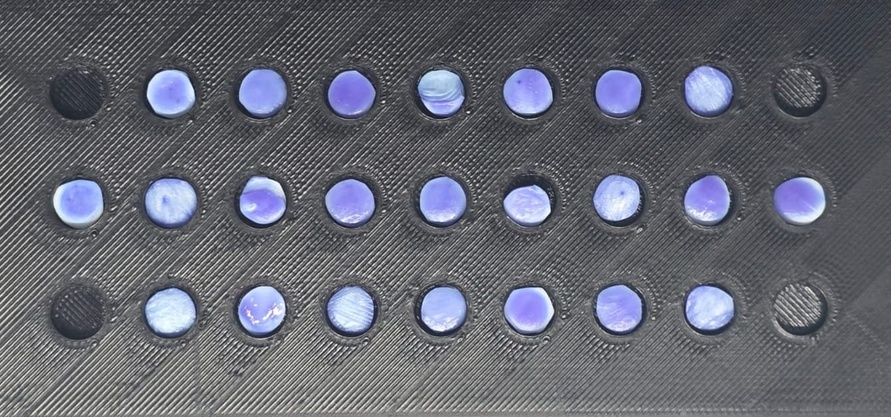
#> input picture 25th_min.jpeg, 891 x 417 px, shrunk from 1337 x 626 before the run, found by its file name
$ python baseline_color.py
#> lines starting #> are read from the running program, lines starting #| are printed output that depends on the picture; after the words box and inside, x2 and y2 are one past the last pixel; in counts of white or black regions, pixels touching at a corner belong together
import cv2
import numpy as np
import pandas as pd
import matplotlib
matplotlib.use('Agg')
import matplotlib.pyplot as plt
from scipy.signal import find_peaks
import os

BASE_DIR = os.path.dirname(os.path.dirname(os.path.abspath(__file__)))
SAMPLES_DIR = os.path.join(BASE_DIR, 'samples')
RESULTS_DIR = os.path.join(BASE_DIR, 'results', 'temporal')

def extract_and_plot_colors(image_path, output_plot_path):
#> called with image_path = 'samples/25th_min.jpeg'
    image = cv2.imread(image_path)
#> image is the input picture: shape (417, 891, 3); mean B, G, R 111.9, 101.7, 99.6
    if image is None: return

    image_rgb = cv2.cvtColor(image, cv2.COLOR_BGR2RGB)
    image_lab = cv2.cvtColor(image, cv2.COLOR_BGR2LAB)
#> image_lab: shape (417, 891, 3); mean of channels 0, 1, 2 108.9, 129.6, 122.3
    image_hsv = cv2.cvtColor(image, cv2.COLOR_BGR2HSV)
#> image_hsv: shape (417, 891, 3); mean H, S, V 104.4, 24.3, 112.1

    gray = cv2.cvtColor(image, cv2.COLOR_BGR2GRAY)
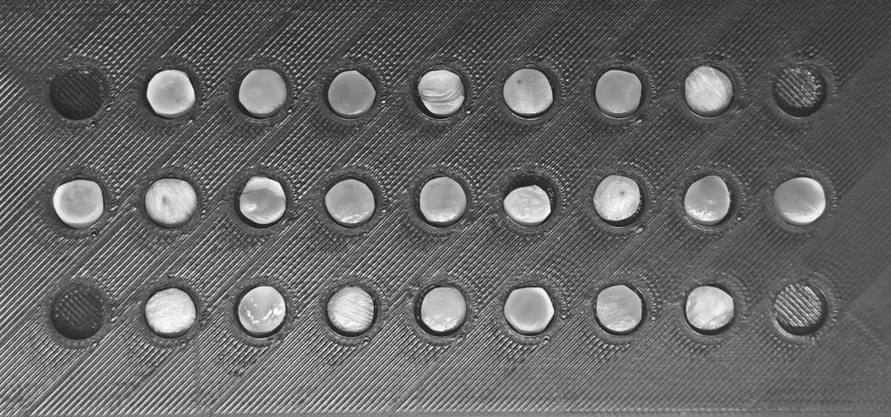
#> gray: shape (417, 891); min 17, max 255, mean 102.2
    _, thresh = cv2.threshold(gray, 0, 255, cv2.THRESH_BINARY + cv2.THRESH_OTSU)
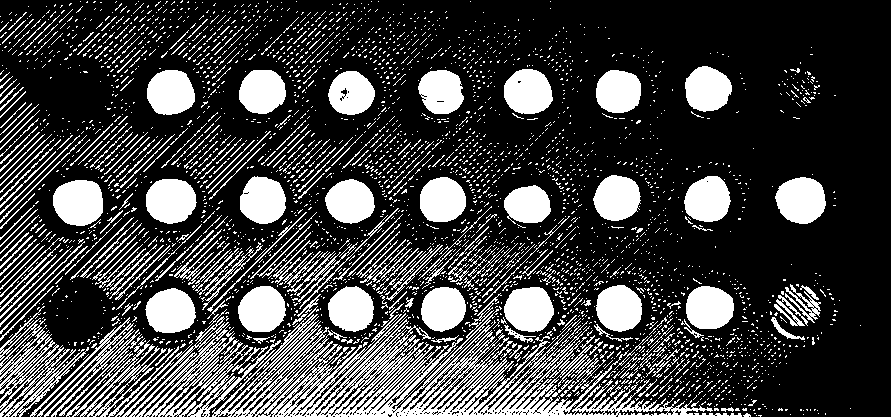
#> thresh: shape (417, 891); 25.4% white; 3242 white regions (2946 under 20 px), largest, box (x1, y1, x2, y2) and area: (212, 293, 742, 417) 16934, (122, 309, 253, 417) 2561, (53, 180, 103, 226) 1877
    kernel = np.ones((5,5),np.uint8)
    thresh = cv2.morphologyEx(thresh, cv2.MORPH_OPEN, kernel)
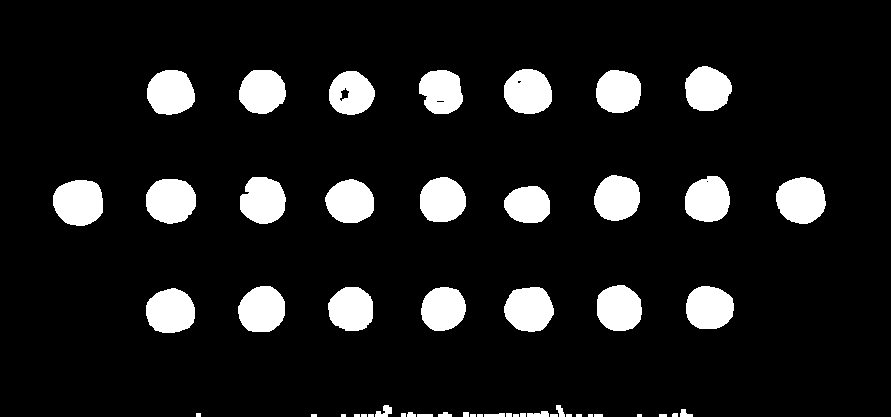
#> thresh: shape (417, 891); 10.6% white; 52 white regions (12 under 20 px), largest, box (x1, y1, x2, y2) and area: (53, 180, 103, 226) 1877, (776, 177, 826, 224) 1838, (146, 179, 196, 224) 1815

    row_sums = np.sum(thresh, axis=1)
#> row_sums = 417 values, max 109140 at index 201, min 0 at index 0, mean 24103.3
    col_sums = np.sum(thresh, axis=0)
#> col_sums = 891 values, max 35190 at index 444, min 0 at index 0, mean 11280.7

    row_sums = np.convolve(row_sums, np.ones(20)/20, mode='same')
#> row_sums = 417 values, max 105353.2 at index 202, min 0 at index 0, mean 23864.7
    col_sums = np.convolve(col_sums, np.ones(20)/20, mode='same')
#> col_sums = 891 values, max 34195.5 at index 262, min 0 at index 0, mean 11280.7

    y_peaks, y_props = find_peaks(row_sums, distance=50, prominence=row_sums.max()*0.2)
#> y_peaks = [92, 202, 310]; y_props = {'prominences': [78348.8, 105353.2, 81294], 'left_bases': [56, 165, 275], 'right_bases': [125, 236, 343]}
    x_peaks, x_props = find_peaks(col_sums, distance=50, prominence=col_sums.max()*0.2)
#> x_peaks = [80, 170, 262, 352, 442, 530, 618, 708, 802]; x_props = {'prominences': [11449.5, 33354, 34195.5, 31836.8, 33634.5, 31849.5, 32882.2, 32869.5, 11564.2], 'left_bases': [43, 136, 228, 301, 301, 479, 582, 652, 766], 'right_bases': [113, 211, 296, 402, 744, 578, 744, 744, 836]}

    radius = 32

    if len(y_peaks) >= 3 and len(x_peaks) >= 9:
        if len(y_peaks) > 3:
            idx = np.argsort(y_props['prominences'])[-3:]
            y_peaks = np.sort(y_peaks[idx])
        if len(x_peaks) > 9:
            idx = np.argsort(x_props['prominences'])[-9:]
            x_peaks = np.sort(x_peaks[idx])

        data = []
        out_img = image.copy()

        for r_idx, y in enumerate(y_peaks):
            for c_idx, x in enumerate(x_peaks):
                if 0 < c_idx < 8:
                    mask = np.zeros(gray.shape, dtype=np.uint8)
                    cv2.circle(mask, (x, y), radius, 255, -1)

                    rgb_pixels = image_rgb[mask == 255]
                    lab_pixels = image_lab[mask == 255]
                    hsv_pixels = image_hsv[mask == 255]

                    cv2.circle(out_img, (x, y), radius, (0, 255, 0), 4)

                    if len(rgb_pixels) > 0:
                        data.append({
                            'Row': r_idx,
                            'Column': c_idx,
                            'R_median': np.median(rgb_pixels[:, 0]),
                            'G_median': np.median(rgb_pixels[:, 1]),
                            'B_median': np.median(rgb_pixels[:, 2]),
                            'L_median': np.median(lab_pixels[:, 0]),
                            'A_median': np.median(lab_pixels[:, 1]),
                            'B_lab_median': np.median(lab_pixels[:, 2]),
                            'H_median': np.median(hsv_pixels[:, 0]),
                            'S_median': np.median(hsv_pixels[:, 1]),
                            'V_median': np.median(hsv_pixels[:, 2])
                        })
#> this loop made 3 passes
#> y on passes 1 to 3: 92, 202, 310
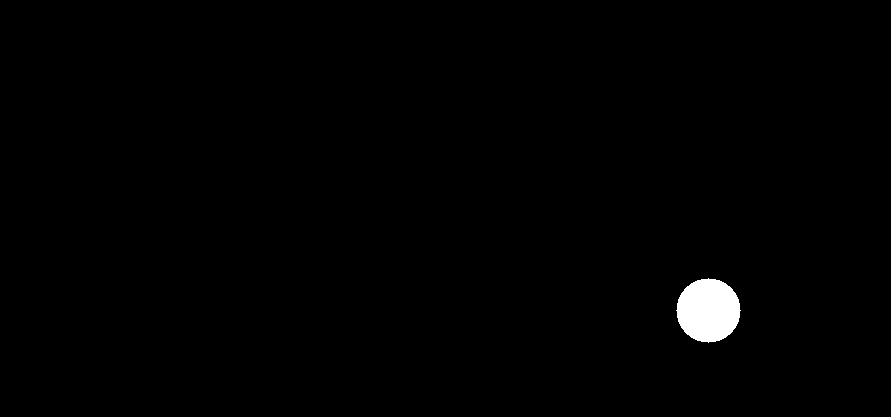
#> mask: shape (417, 891); 0.86% white; 1 white region, box (x1, y1, x2, y2) and area: (676, 278, 741, 343) 3209
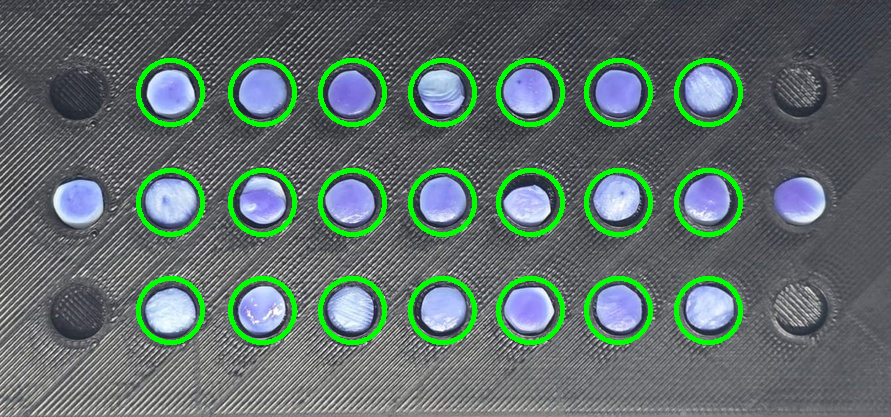
#> out_img: shape (417, 891, 3); 5.72% of pixels changed, all inside (x1, y1, x2, y2) = (136, 58, 743, 345)
#> after the loop, data = 21 items

        cv2.imwrite(os.path.join(RESULTS_DIR, 'baseline_grid_detections.png'), out_img)

        df = pd.DataFrame(data)
#> df = table of 21 rows and 11 columns
        col_avg = df.groupby('Column').mean().reset_index()
#> col_avg = table of 7 rows and 11 columns

        fig, axes = plt.subplots(3, 1, figsize=(10, 15), sharex=True)

        axes[0].plot(col_avg['Column'], col_avg['R_median'], marker='o', color='red', linestyle='--', label='R (median)')
        axes[0].plot(col_avg['Column'], col_avg['G_median'], marker='o', color='green', linestyle='--', label='G (median)')
        axes[0].plot(col_avg['Column'], col_avg['B_median'], marker='o', color='blue', linestyle='--', label='B (median)')
        axes[0].set_title('RGB (Baseline Projection + Median Extraction)')
        axes[0].set_ylabel('Intensity')
        axes[0].legend()
        axes[0].grid(True, alpha=0.3)

        axes[1].plot(col_avg['Column'], col_avg['L_median'], marker='o', color='black', linestyle='--', label='L* (median)')
        axes[1].plot(col_avg['Column'], col_avg['A_median'], marker='o', color='magenta', linestyle='--', label='a* (median)')
        axes[1].plot(col_avg['Column'], col_avg['B_lab_median'], marker='o', color='orange', linestyle='--', label='b* (median)')
        axes[1].set_title('CIELAB (Baseline Projection + Median Extraction)')
        axes[1].set_ylabel('Value')
        axes[1].legend()
        axes[1].grid(True, alpha=0.3)

        axes[2].plot(col_avg['Column'], col_avg['H_median'], marker='o', color='cyan', linestyle='--', label='Hue (median)')
        axes[2].plot(col_avg['Column'], col_avg['S_median'], marker='o', color='gray', linestyle='--', label='Sat (median)')
        axes[2].plot(col_avg['Column'], col_avg['V_median'], marker='o', color='purple', linestyle='--', label='Val (median)')
        axes[2].set_title('HSV (Baseline Projection + Median Extraction)')
        axes[2].set_xlabel('Column Index (1 to 7)')
        axes[2].set_ylabel('Value')
        axes[2].legend()
        axes[2].grid(True, alpha=0.3)
        axes[2].set_xticks(range(1, 8))

        plt.tight_layout()
        plt.savefig(output_plot_path)
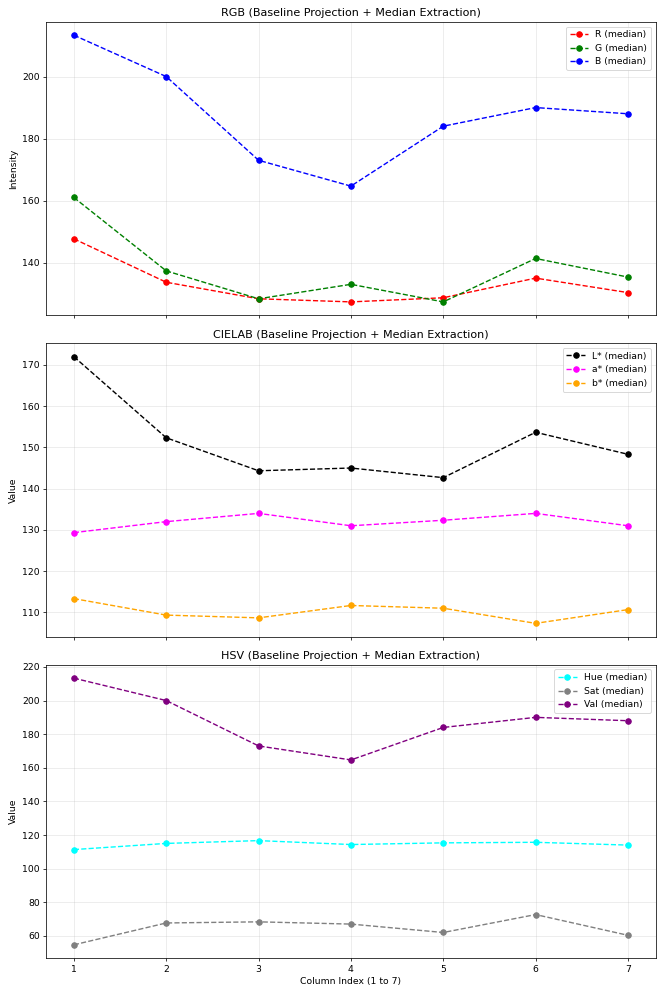
#> figure drawn by matplotlib, 3 panels
        print(f"Saved comparison plot to {output_plot_path}")

extract_and_plot_colors(
    os.path.join(SAMPLES_DIR, '25th_min.jpeg'),
    os.path.join(RESULTS_DIR, 'baseline_color_analysis.png')
)

$ run again, with 0th_min.jpeg copied over 25th_min.jpeg
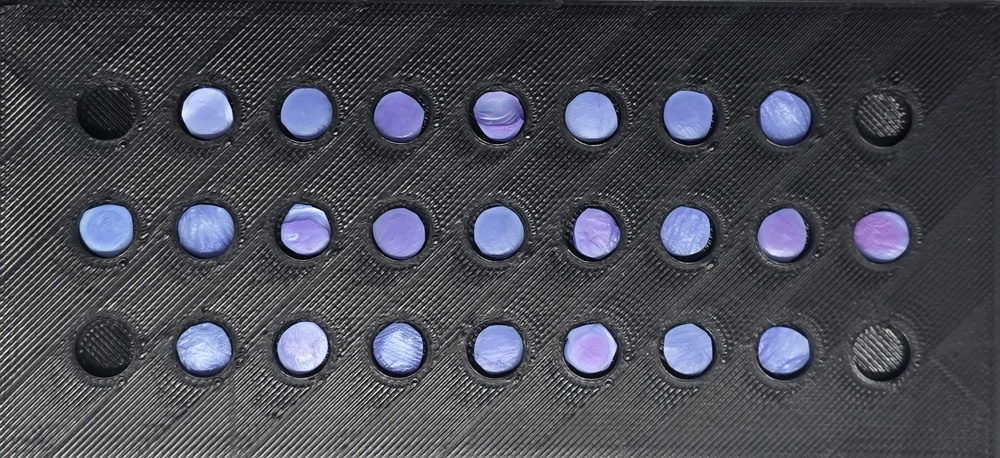
#> input picture 0th_min.jpeg, 1000 x 458 px, shrunk from 3519 x 1612 before the run, found by its file name
#> in extract_and_plot_colors, image is the input picture: shape (458, 1000, 3); mean B, G, R 83.8, 74.7, 72.6
#> image_lab: shape (458, 1000, 3); mean of channels 0, 1, 2 79.1, 129.4, 122.7
#> image_hsv: shape (458, 1000, 3); mean H, S, V 107.6, 31.9, 83.9
#> in extract_and_plot_colors, `thresh = cv2.morphologyEx(thresh, cv2.MORPH_OPEN, kernel)`:
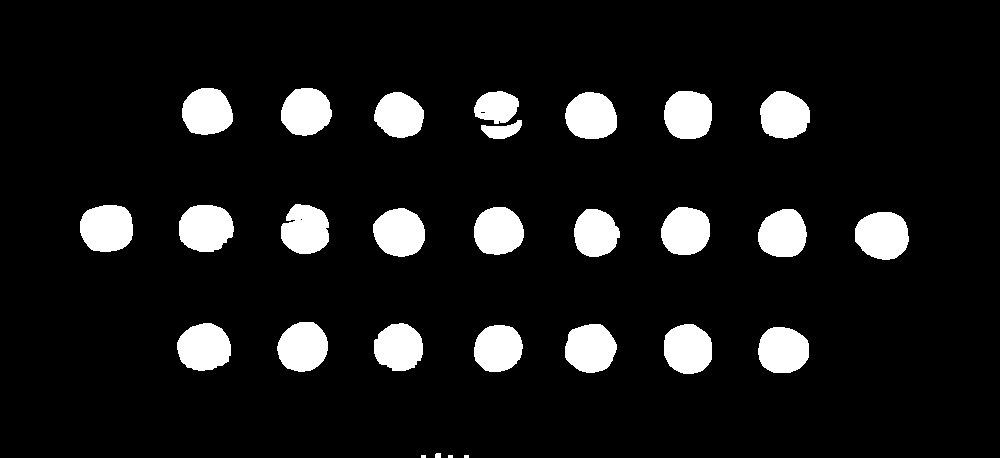
#> thresh: shape (458, 1000); 9.6% white; 28 white regions (3 under 20 px), largest, box (x1, y1, x2, y2) and area: (179, 205, 234, 252) 2080, (80, 205, 133, 252) 2079, (855, 212, 909, 260) 2065
#> in extract_and_plot_colors, `row_sums = np.sum(thresh, axis=1)`: row_sums = 458 values, max 115515 at index 232, min 0 at index 0, mean 24525.1
#> in extract_and_plot_colors, `col_sums = np.sum(thresh, axis=0)`: col_sums = 1000 values, max 37485 at index 302, min 0 at index 0, mean 11232.5
#> in extract_and_plot_colors, `row_sums = np.convolve(row_sums, np.ones(20)/20, mode='same')`: row_sums = 458 values, max 112263.8 at index 232, min 0 at index 0, mean 24507.3
#> in extract_and_plot_colors, `col_sums = np.convolve(col_sums, np.ones(20)/20, mode='same')`: col_sums = 1000 values, max 36681.8 at index 304, min 0 at index 0, mean 11232.5
#> y_peaks = [113, 232, 349]; y_props = {'prominences': [83461.5, 112263.8, 87745.5], 'left_bases': [78, 194, 312], 'right_bases': [149, 270, 384]}
#> x_peaks = [108, 205, 304, 399, 498, 593, 687, 783, 885]; x_props = {'prominences': [11768.2, 35330.2, 36681.8, 35126.2, 34386.8, 35802, 36477.8, 35292, 11997.8], 'left_bases': [70, 167, 267, 363, 464, 555, 651, 748, 845], 'right_bases': [143, 244, 342, 534, 534, 630, 722, 820, 919]}
#> the loop in extract_and_plot_colors, `for r_idx, y in enumerate(y_peaks):` made 3 passes
#> y on passes 1 to 3: 113, 232, 349
#> after the loop in extract_and_plot_colors, `for r_idx, y in enumerate(y_peaks):`: data = 21 items
#> df = table of 21 rows and 11 columns
#> col_avg = table of 7 rows and 11 columns
#> in extract_and_plot_colors, `plt.savefig(output_plot_path)`:
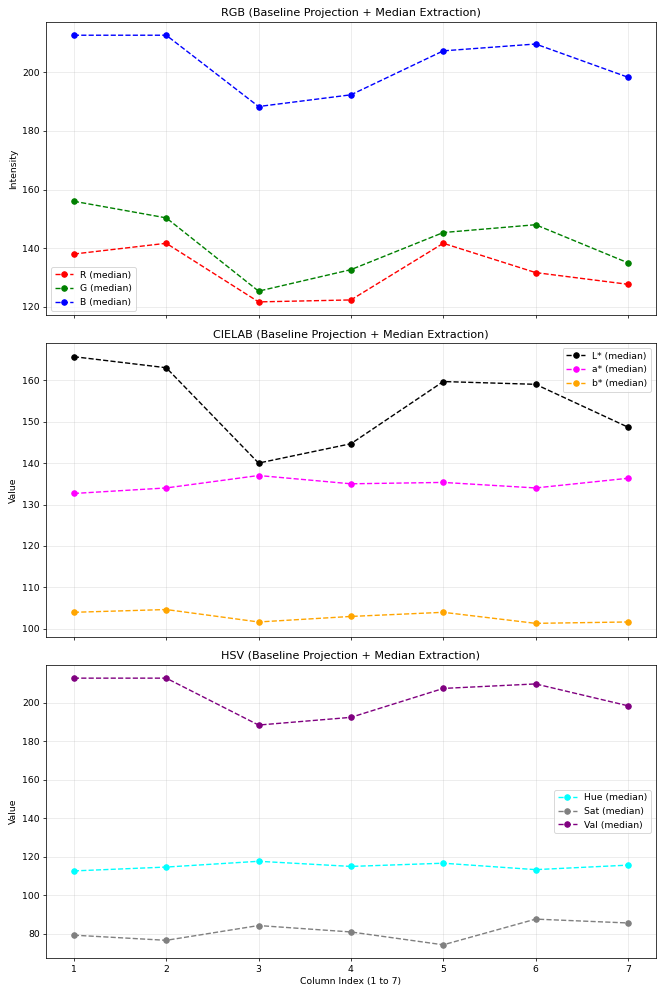
#> figure drawn by matplotlib, 3 panels
